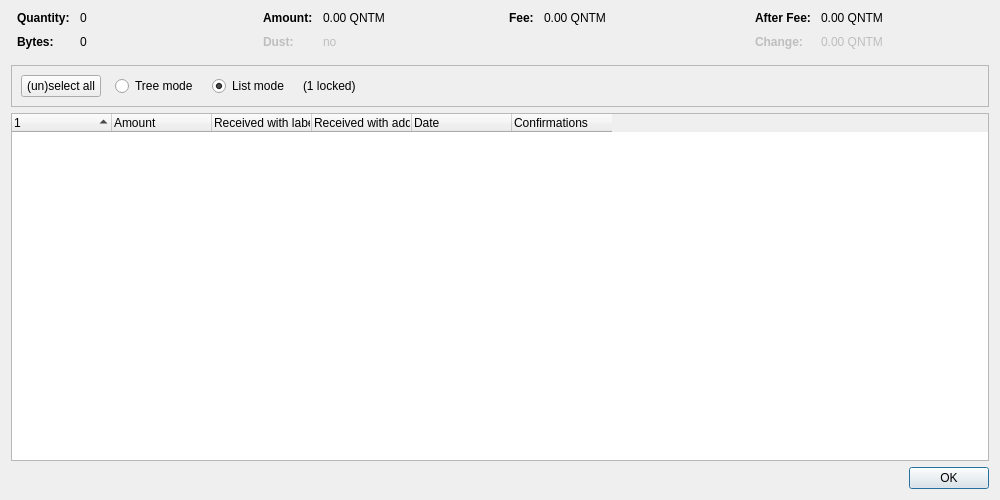
<?xml version="1.0" encoding="UTF-8"?>
<ui version="4.0">
 <class>CoinControlDialog</class>
 <widget class="QDialog" name="CoinControlDialog">
  <property name="geometry">
   <rect>
    <x>0</x>
    <y>0</y>
    <width>1000</width>
    <height>500</height>
   </rect>
  </property>
  <property name="windowTitle">
   <string>Coin Selection</string>
  </property>
  <layout class="QVBoxLayout" name="verticalLayout">
   <item>
    <layout class="QHBoxLayout" name="horizontalLayoutTop" stretch="0,0,0,0">
     <property name="topMargin">
      <number>0</number>
     </property>
     <property name="bottomMargin">
      <number>10</number>
     </property>
     <item>
      <layout class="QFormLayout" name="formLayoutCoinControl1">
       <property name="horizontalSpacing">
        <number>10</number>
       </property>
       <property name="verticalSpacing">
        <number>10</number>
       </property>
       <property name="leftMargin">
        <number>6</number>
       </property>
       <property name="rightMargin">
        <number>6</number>
       </property>
       <item row="0" column="0">
        <widget class="QLabel" name="labelCoinControlQuantityText">
         <property name="font">
          <font>
           <weight>75</weight>
           <bold>true</bold>
          </font>
         </property>
         <property name="text">
          <string>Quantity:</string>
         </property>
        </widget>
       </item>
       <item row="0" column="1">
        <widget class="QLabel" name="labelCoinControlQuantity">
         <property name="cursor">
          <cursorShape>IBeamCursor</cursorShape>
         </property>
         <property name="contextMenuPolicy">
          <enum>Qt::ActionsContextMenu</enum>
         </property>
         <property name="text">
          <string notr="true">0</string>
         </property>
         <property name="textInteractionFlags">
          <set>Qt::LinksAccessibleByMouse|Qt::TextSelectableByKeyboard|Qt::TextSelectableByMouse</set>
         </property>
        </widget>
       </item>
       <item row="1" column="0">
        <widget class="QLabel" name="labelCoinControlBytesText">
         <property name="font">
          <font>
           <weight>75</weight>
           <bold>true</bold>
          </font>
         </property>
         <property name="text">
          <string>Bytes:</string>
         </property>
        </widget>
       </item>
       <item row="1" column="1">
        <widget class="QLabel" name="labelCoinControlBytes">
         <property name="cursor">
          <cursorShape>IBeamCursor</cursorShape>
         </property>
         <property name="contextMenuPolicy">
          <enum>Qt::ActionsContextMenu</enum>
         </property>
         <property name="text">
          <string notr="true">0</string>
         </property>
         <property name="textInteractionFlags">
          <set>Qt::LinksAccessibleByMouse|Qt::TextSelectableByKeyboard|Qt::TextSelectableByMouse</set>
         </property>
        </widget>
       </item>
      </layout>
     </item>
     <item>
      <layout class="QFormLayout" name="formLayoutCoinControl2">
       <property name="horizontalSpacing">
        <number>10</number>
       </property>
       <property name="verticalSpacing">
        <number>10</number>
       </property>
       <property name="leftMargin">
        <number>6</number>
       </property>
       <property name="rightMargin">
        <number>6</number>
       </property>
       <item row="0" column="0">
        <widget class="QLabel" name="labelCoinControlAmountText">
         <property name="font">
          <font>
           <weight>75</weight>
           <bold>true</bold>
          </font>
         </property>
         <property name="text">
          <string>Amount:</string>
         </property>
        </widget>
       </item>
       <item row="0" column="1">
        <widget class="QLabel" name="labelCoinControlAmount">
         <property name="cursor">
          <cursorShape>IBeamCursor</cursorShape>
         </property>
         <property name="contextMenuPolicy">
          <enum>Qt::ActionsContextMenu</enum>
         </property>
         <property name="text">
          <string notr="true">0.00 QNTM</string>
         </property>
         <property name="textInteractionFlags">
          <set>Qt::LinksAccessibleByMouse|Qt::TextSelectableByKeyboard|Qt::TextSelectableByMouse</set>
         </property>
        </widget>
       </item>
       <item row="1" column="0">
        <widget class="QLabel" name="labelCoinControlLowOutputText">
         <property name="enabled">
          <bool>false</bool>
         </property>
         <property name="font">
          <font>
           <weight>75</weight>
           <bold>true</bold>
          </font>
         </property>
         <property name="text">
          <string>Dust:</string>
         </property>
        </widget>
       </item>
       <item row="1" column="1">
        <widget class="QLabel" name="labelCoinControlLowOutput">
         <property name="enabled">
          <bool>false</bool>
         </property>
         <property name="cursor">
          <cursorShape>IBeamCursor</cursorShape>
         </property>
         <property name="contextMenuPolicy">
          <enum>Qt::ActionsContextMenu</enum>
         </property>
         <property name="text">
          <string notr="true">no</string>
         </property>
         <property name="textInteractionFlags">
          <set>Qt::LinksAccessibleByMouse|Qt::TextSelectableByKeyboard|Qt::TextSelectableByMouse</set>
         </property>
        </widget>
       </item>
      </layout>
     </item>
     <item>
      <layout class="QFormLayout" name="formLayoutCoinControl3">
       <property name="horizontalSpacing">
        <number>10</number>
       </property>
       <property name="verticalSpacing">
        <number>10</number>
       </property>
       <property name="leftMargin">
        <number>6</number>
       </property>
       <property name="rightMargin">
        <number>6</number>
       </property>
       <item row="0" column="0">
        <widget class="QLabel" name="labelCoinControlFeeText">
         <property name="font">
          <font>
           <weight>75</weight>
           <bold>true</bold>
          </font>
         </property>
         <property name="text">
          <string>Fee:</string>
         </property>
        </widget>
       </item>
       <item row="0" column="1">
        <widget class="QLabel" name="labelCoinControlFee">
         <property name="cursor">
          <cursorShape>IBeamCursor</cursorShape>
         </property>
         <property name="contextMenuPolicy">
          <enum>Qt::ActionsContextMenu</enum>
         </property>
         <property name="text">
          <string notr="true">0.00 QNTM</string>
         </property>
         <property name="textInteractionFlags">
          <set>Qt::LinksAccessibleByMouse|Qt::TextSelectableByKeyboard|Qt::TextSelectableByMouse</set>
         </property>
        </widget>
       </item>
      </layout>
     </item>
     <item>
      <layout class="QFormLayout" name="formLayoutCoinControl4">
       <property name="horizontalSpacing">
        <number>10</number>
       </property>
       <property name="verticalSpacing">
        <number>10</number>
       </property>
       <property name="leftMargin">
        <number>6</number>
       </property>
       <property name="rightMargin">
        <number>6</number>
       </property>
       <item row="0" column="0">
        <widget class="QLabel" name="labelCoinControlAfterFeeText">
         <property name="font">
          <font>
           <weight>75</weight>
           <bold>true</bold>
          </font>
         </property>
         <property name="text">
          <string>After Fee:</string>
         </property>
        </widget>
       </item>
       <item row="0" column="1">
        <widget class="QLabel" name="labelCoinControlAfterFee">
         <property name="cursor">
          <cursorShape>IBeamCursor</cursorShape>
         </property>
         <property name="contextMenuPolicy">
          <enum>Qt::ActionsContextMenu</enum>
         </property>
         <property name="text">
          <string notr="true">0.00 QNTM</string>
         </property>
         <property name="textInteractionFlags">
          <set>Qt::LinksAccessibleByMouse|Qt::TextSelectableByKeyboard|Qt::TextSelectableByMouse</set>
         </property>
        </widget>
       </item>
       <item row="1" column="0">
        <widget class="QLabel" name="labelCoinControlChangeText">
         <property name="enabled">
          <bool>false</bool>
         </property>
         <property name="font">
          <font>
           <weight>75</weight>
           <bold>true</bold>
          </font>
         </property>
         <property name="text">
          <string>Change:</string>
         </property>
        </widget>
       </item>
       <item row="1" column="1">
        <widget class="QLabel" name="labelCoinControlChange">
         <property name="enabled">
          <bool>false</bool>
         </property>
         <property name="cursor">
          <cursorShape>IBeamCursor</cursorShape>
         </property>
         <property name="contextMenuPolicy">
          <enum>Qt::ActionsContextMenu</enum>
         </property>
         <property name="text">
          <string notr="true">0.00 QNTM</string>
         </property>
         <property name="textInteractionFlags">
          <set>Qt::LinksAccessibleByMouse|Qt::TextSelectableByKeyboard|Qt::TextSelectableByMouse</set>
         </property>
        </widget>
       </item>
      </layout>
     </item>
    </layout>
   </item>
   <item>
    <widget class="QFrame" name="frame">
     <property name="minimumSize">
      <size>
       <width>0</width>
       <height>40</height>
      </size>
     </property>
     <property name="frameShape">
      <enum>QFrame::StyledPanel</enum>
     </property>
     <property name="frameShadow">
      <enum>QFrame::Sunken</enum>
     </property>
     <layout class="QHBoxLayout" name="horizontalLayout">
      <item>
       <layout class="QHBoxLayout" name="horizontalLayoutPanel" stretch="0,0,0,0,0">
        <property name="spacing">
         <number>14</number>
        </property>
        <item>
         <widget class="QPushButton" name="pushButtonSelectAll">
          <property name="sizePolicy">
           <sizepolicy hsizetype="Maximum" vsizetype="Fixed">
            <horstretch>0</horstretch>
            <verstretch>0</verstretch>
           </sizepolicy>
          </property>
          <property name="text">
           <string>(un)select all</string>
          </property>
          <property name="autoDefault">
           <bool>false</bool>
          </property>
         </widget>
        </item>
        <item>
         <widget class="QRadioButton" name="radioTreeMode">
          <property name="sizePolicy">
           <sizepolicy hsizetype="Maximum" vsizetype="Fixed">
            <horstretch>0</horstretch>
            <verstretch>0</verstretch>
           </sizepolicy>
          </property>
          <property name="text">
           <string>Tree mode</string>
          </property>
         </widget>
        </item>
        <item>
         <widget class="QRadioButton" name="radioListMode">
          <property name="sizePolicy">
           <sizepolicy hsizetype="Maximum" vsizetype="Fixed">
            <horstretch>0</horstretch>
            <verstretch>0</verstretch>
           </sizepolicy>
          </property>
          <property name="text">
           <string>List mode</string>
          </property>
          <property name="checked">
           <bool>true</bool>
          </property>
         </widget>
        </item>
        <item>
         <widget class="QLabel" name="labelLocked">
          <property name="text">
           <string notr="true">(1 locked)</string>
          </property>
         </widget>
        </item>
        <item>
         <spacer name="horizontalSpacer">
          <property name="orientation">
           <enum>Qt::Horizontal</enum>
          </property>
          <property name="sizeHint" stdset="0">
           <size>
            <width>40</width>
            <height>20</height>
           </size>
          </property>
         </spacer>
        </item>
       </layout>
      </item>
     </layout>
    </widget>
   </item>
   <item>
    <widget class="CoinControlTreeWidget" name="treeWidget">
     <property name="contextMenuPolicy">
      <enum>Qt::CustomContextMenu</enum>
     </property>
     <property name="sortingEnabled">
      <bool>false</bool>
     </property>
     <property name="columnCount">
      <number>6</number>
     </property>
     <attribute name="headerShowSortIndicator" stdset="0">
      <bool>true</bool>
     </attribute>
     <attribute name="headerStretchLastSection">
      <bool>false</bool>
     </attribute>
     <column>
      <property name="text">
       <string/>
      </property>
     </column>
     <column>
      <property name="text">
       <string>Amount</string>
      </property>
     </column>
     <column>
      <property name="text">
       <string>Received with label</string>
      </property>
     </column>
     <column>
      <property name="text">
       <string>Received with address</string>
      </property>
     </column>
     <column>
      <property name="text">
       <string>Date</string>
      </property>
     </column>
     <column>
      <property name="text">
       <string>Confirmations</string>
      </property>
      <property name="toolTip">
       <string>Confirmed</string>
      </property>
     </column>
     <column>
      <property name="text">
       <string/>
      </property>
     </column>
     <column>
      <property name="text">
       <string/>
      </property>
     </column>
     <column>
      <property name="text">
       <string/>
      </property>
     </column>
     <column>
      <property name="text">
       <string/>
      </property>
     </column>
    </widget>
   </item>
   <item>
    <widget class="QDialogButtonBox" name="buttonBox">
     <property name="orientation">
      <enum>Qt::Horizontal</enum>
     </property>
     <property name="standardButtons">
      <set>QDialogButtonBox::Ok</set>
     </property>
    </widget>
   </item>
  </layout>
 </widget>
 <customwidgets>
  <customwidget>
   <class>CoinControlTreeWidget</class>
   <extends>QTreeWidget</extends>
   <header>qt/coincontroltreewidget.h</header>
  </customwidget>
 </customwidgets>
 <resources/>
 <connections/>
</ui>
